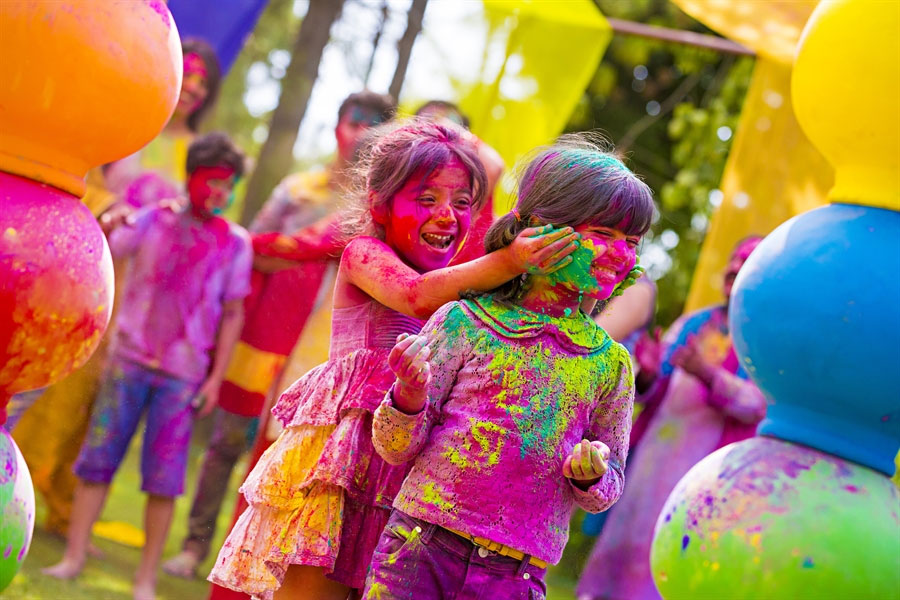
#> input picture image_processing/lab_manual/rgb_original.jpg, 900 x 600 px
$ python 010.py
#> lines starting #> are read from the running program, lines starting #| are printed output that depends on the picture
import cv2
import numpy as np
import matplotlib.pyplot as plt

img = cv2.imread("rgb_original.jpg").astype(np.float32)

r1, r2 = 80, 120
s1, s2 = 0, 100

mask = (img >= r1) & (img <= r2)
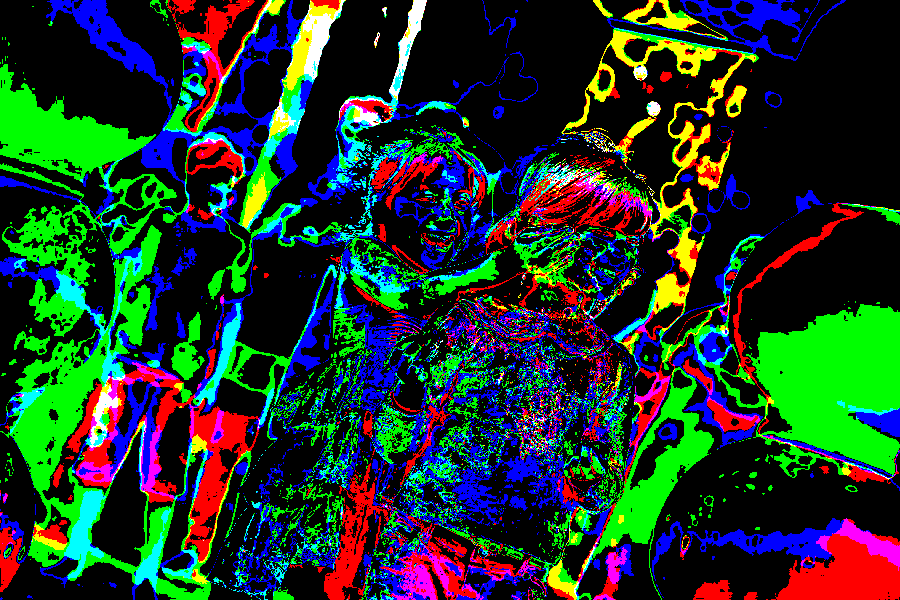
#> mask: shape (600, 900, 3) bool; mean B, G, R 0.16, 0.217, 0.122

img[mask] = ((img[mask] - 1) / (r2 - r1)) * (s2 - s1) + s1
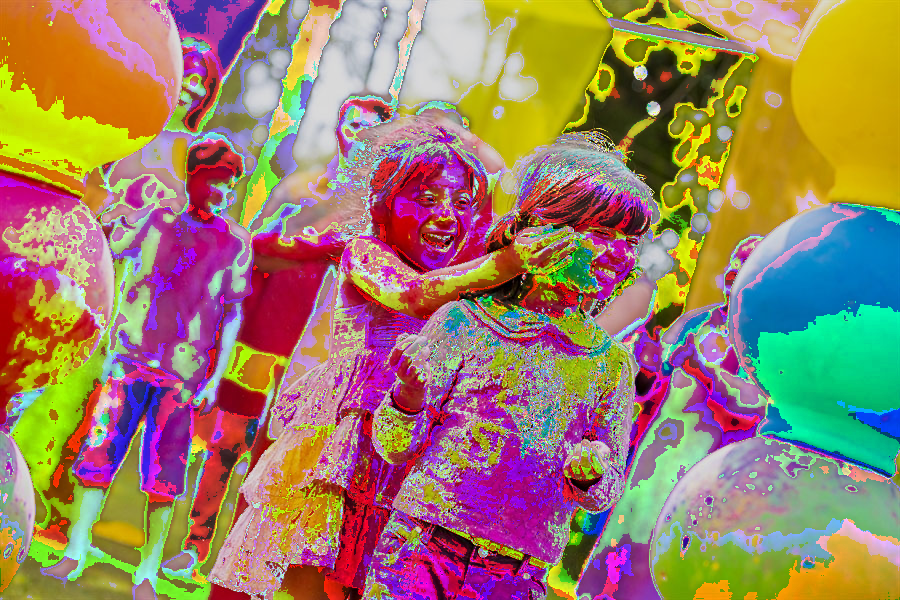
#> img: shape (600, 900, 3) float32; mean B, G, R 120, 149, 183.7; drawn with min black and max white
img = np.clip(img, 0, 255).astype(np.float32)
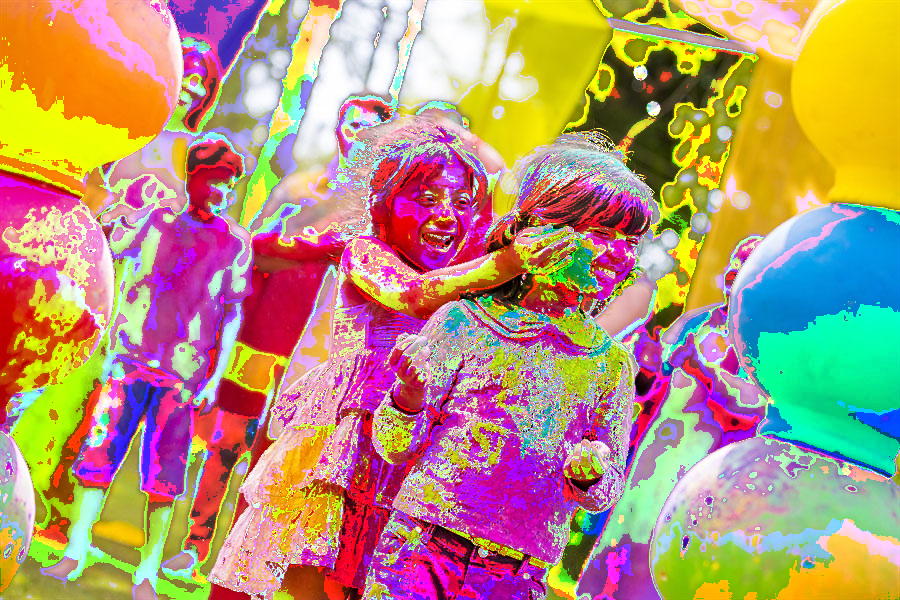
#> img: shape (600, 900, 3) float32; mean B, G, R 118.6, 147, 182.4

plt.subplot(1, 2, 1)
plt.title("Original Image")
plt.imshow(cv2.imread("rgb_original.jpg"))
plt.axis("off")

plt.subplot(1, 2, 2)
plt.title("After Contrast Stretching")
plt.imshow(img)
plt.axis("off")
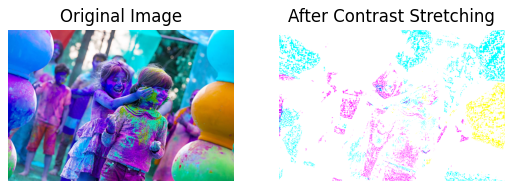
#> figure drawn by matplotlib, 2 panels; B, G, R data is drawn as R, G, B
